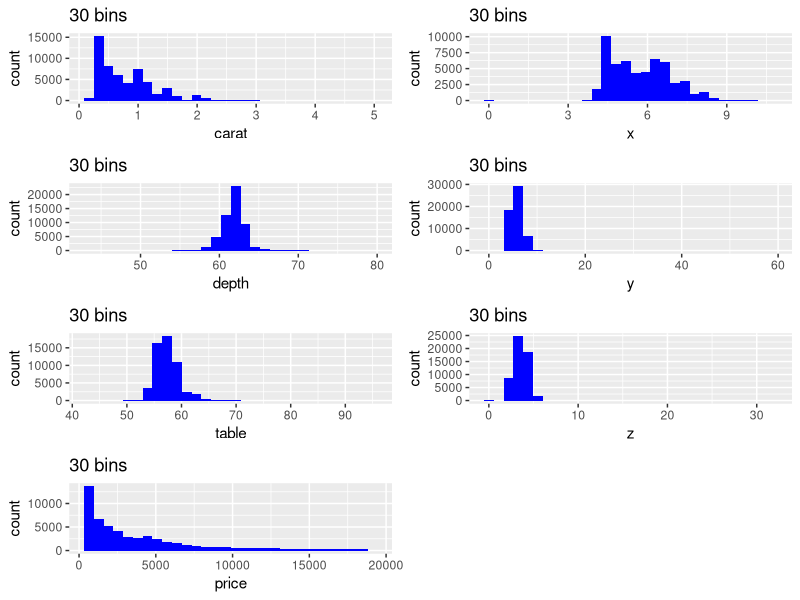

The R source for this figure: (Note: this script raises an error after producing the figure.)
library('ggplot2')
library('plyr')
library('grid')
library(reshape2)

is.binary <- function(v) {
  #The is.binary function determines whether a vector is binary
  #Input: a vector
  #Output: TRUE or FALSE
  x <- unique(v)  
  #check all the distinct and put those in a vector x
  length(x) - sum(is.na(x)) == 2L 
  #check to see if x only contains 2 distinct values
}

dataframe=diamonds
## Suppose that the test dataframe is diamonds
checkswitch<-list("on","off","grid")
# This is a check switch for make sure wheter the switch is on off or grid.
dataframe4=dataframe[sapply(dataframe,is.binary)]
## Set dataframe4 as the dataframe concerns the binary elements 


## subfunction1
subfunction1<-function(dataframe){ 
  # This function is a frequency table for every categorical and logical variable.
  # parameter: data_frame
  # type: any data frame
  # return: frequancy tables
  # type: list
  dataframe1=dataframe[sapply(dataframe,is.factor)]
  dataframe2=dataframe[sapply(dataframe,is.numeric)]
  dataframe3=dataframe[sapply(dataframe,is.logical)]
  dataframe4=dataframe[sapply(dataframe,is.binary)]
  s1=summary(dataframe1)
  s2=summary(dataframe3)
  list(s1,s2)
}
## e.g
subfunction1(diamonds)

## subfunction2
subfunction2<-function(dataframe){
  # This function is a summary statistics table for each numerical variable
  # parameter: data_frame
  # type: any data frame 
  # return: summary table
  # type: list 
  dataframe1=dataframe[sapply(dataframe,is.factor)]
  dataframe2=dataframe[sapply(dataframe,is.numeric)]
  dataframe3=dataframe[sapply(dataframe,is.logical)]
  dataframe4=dataframe[sapply(dataframe,is.binary)]
  summary(dataframe2)
}
## e.g
subfunction2(diamonds)

## subfunction3
subfunction3<-function(dataframe){
  # this function can accept any dataframe as a parameter and returns a dataframe 
  # that contains each pair of column names in the first column in a single string
  # separated by a -, e.g. for the variables x and y, the string is ?x-y?.
  # and calculate their corresponding r-square in the second column.
  # parameter: data_frame
  # type: any data frame
  # return: a two column data frame
  # type: data frame
  dataframe1=dataframe[sapply(dataframe,is.factor)]
  dataframe2=dataframe[sapply(dataframe,is.numeric)]
  dataframe3=dataframe[sapply(dataframe,is.logical)]
  dataframe4=dataframe[sapply(dataframe,is.binary)]
  a=colnames(dataframe2)
  Variable_Pairs=c()
  R_Square=c()
  for (i in 1:(length(a)-1)){
    for (j in (i+1):length(a)){
      # from the second column to the last column
      Variable_Pairs = c(Variable_Pairs,paste(a[i],a[j],sep='-'))
      # name1-name2
      R_Square=c(R_Square,summary(lm(formula = dataframe2))$r.square)
    }
  }
  return(data.frame(Variable_Pairs,R_Square))
}
## e.g
subfunction3(diamonds)  
## A data frame that contains each pair of column names in
## the first column(name the column "Variable Pairs") and the 
## addociated r-square value in the second column(name the column "R-Square")

## subfunction4
subfunction4<-function(dataframe,threshold){
  # this function can accept any dataframe as a parameter and returns a dataframe 
  # that contains each pair of column names in the first column in a single string
  # separated by a -, e.g. for the variables x and y, the string is ?x-y?.
  # and calculate their corresponding Pearson correlation coefficient in the second column.
  # And choose correlation coefficient (Pearson) for all coefficients whose absolute value 
  # is greater than the correlation threshold
  # parameter: data_frame (data frame)
  #            threshold (numeric)  
  # return: a two column data frame
  # type: data frame
  dataframe1=dataframe[sapply(dataframe,is.factor)]
  dataframe2=dataframe[sapply(dataframe,is.numeric)]
  dataframe3=dataframe[sapply(dataframe,is.logical)]
  dataframe4=dataframe[sapply(dataframe,is.binary)]
  a=colnames(dataframe2)
  Variable_Pairs=c()
  Pearson_Exceeds_Threshold=c()
  for (i in 1:(length(a)-1)){
    for (j in (i+1):length(a)){
      Variable_Pairs = c(Variable_Pairs,paste(a[i],a[j],sep='-'))
      f1=cor(dataframe2[i],dataframe2[j],method="pearson")
      Pearson_Exceeds_Threshold=c(Pearson_Exceeds_Threshold,f1)
    }
  }
  d1<-data.frame(Variable_Pairs,Pearson_Exceeds_Threshold)
  d1[! abs(d1$Pearson_Exceeds_Threshold) < threshold,]
}
## e.g
subfunction4(diamonds,0.7)
## A data frame contains each pair of colunm names in 
## the first column(name the column "Variable Pairs") and 
## correlation coefficient (Pearson) for all coefficients whose
## absolute value is greater than the correlation threshold 
## in the second column

multiplot <- function(..., plotlist=NULL, file, cols=1, layout=NULL) {
  
  # Make a list from the ... arguments and plotlist
  plots <- c(list(...), plotlist)
  
  numPlots = length(plots)
  
  # If layout is NULL, then use 'cols' to determine layout
  if (is.null(layout)) {
    # Make the panel
    # ncol: Number of columns of plots
    # nrow: Number of rows needed, calculated from # of cols
    layout <- matrix(seq(1, cols * ceiling(numPlots/cols)),
                     ncol = cols, nrow = ceiling(numPlots/cols))
  }
  
  if (numPlots==1) {
    print(plots[[1]])
    
  } else {
    # Set up the page
    grid.newpage()
    pushViewport(viewport(layout = grid.layout(nrow(layout), ncol(layout))))
    
    # Make each plot, in the correct location
    for (i in 1:numPlots) {
      # Get the i,j matrix positions of the regions that contain this subplot
      matchidx <- as.data.frame(which(layout == i, arr.ind = TRUE))
      
      print(plots[[i]], vp = viewport(layout.pos.row = matchidx$row,
                                      layout.pos.col = matchidx$col))
    }
  }
}

##plot histogram and bar 
plot_density_count <- function(data_frame,switch,vector){
  # This function works like this: If the plot switch parameter is “on” or “grid”,
  # then plot a pair of blue histograms with a vertical red line at the mean (one 
  # using counts and the other density) for every numerical variable at each number 
  # of bins integer specified in the bin vector parameter. If the plot switch is set 
  # to “grid”, there should be a grid for each count-bin combination and a separate 
  # grid for each density-bin size combination. For example, given 5 numeric variables 
  # and a vector of three bin number integers, the function should generate 30 individual 
  # plots or a total of 6 grid plots (with each grid plot containing 5 subplots).
  
  # parameters: data_frame (type:data frame,range:(0,1))
  #             switch (type:char,range:"on""off""grid")
  #             vector (type:vector,range:integers)
  
  # return: plots
  num <- data_frame[,sapply(data_frame,is.numeric)]    # extract numeric var from data frame
  
  # "on" condition
  if(switch == "on"){
    # use for loops to plot each pair of plots with different vars and different bins
    for(j in 1:length(vector)){
      for(i in 1:ncol(num)){
        # plot histogram for count and density
        p1 <- ggplot(num,aes(x=num[i]),color = "blue")+
          geom_histogram(fill="blue",bins = vector[j])+
          ggtitle(paste(colnames(num[i]),vector[j],sep=" bins="))+
          xlab(colnames(num[i]))+
          geom_vline(xintercept = mean(num[,i]),col="red")
        
        p2 <- ggplot(num,aes(x=num[i],..density..))+
          geom_histogram(fill="blue",bins = vector[j])+
          ggtitle(paste(colnames(num[i]),vector[j],sep=" bins="))+
          xlab(colnames(num[i]))+
          geom_vline(xintercept = mean(num[,i]),col="red")
        # create a new page
        grid.newpage()
        # split the screen into 2 parts.
        pushViewport(viewport(layout = grid.layout(2, 2, heights = unit(c(1, 8), "null"))))
        # add title into specific location
        title <- paste(colnames(num[i]),vector[j],sep=" bin=")
        grid.text(title, vp = viewport(layout.pos.row = 1, layout.pos.col = 1:2))
        # print plots in pairs
        print(p1, vp = viewport(layout.pos.row = 2, layout.pos.col = 1))
        print(p2, vp = viewport(layout.pos.row = 2, layout.pos.col = 2))
        
      }
    }
    
  }
  # other conditions
  else{
    # "grid" condition
    if(switch == "grid"){
      # use for loops to plot each grid(in each grid,subplots has the same var.) of plots with different vars and different bins
      for(j in 1:length(vector)){
        grid.newpage()
        his_count <-list()     # initial a list for count-plots
        his_density <- list()  # initial a list for density-plots
        for(i in 1:ncol(num)){
          # add plot to the count list
          his_count[[i]] <- ggplot(num, aes_string(colnames(num[i])), color = "blue") + 
            geom_histogram(fill="blue", bins=vector[j])+ 
            labs(title= paste(vector[j], "bins"))
        }
        # plot subplots into one plot
        multiplot(plotlist = his_count, cols = 2)  
        
        for(i in 1:ncol(num)){
          # add plot to the density list
          his_density <- ggplot(num, aes_string(colnames(num[i])), color = "blue") + 
            geom_histogram(aes(y= ..density..), fill="blue", bins=vector[j])+ 
            labs(title= paste(vector[j], "bins"))
        }
        # plot subplots into one plot
        multiplot(plotlist = his_density, cols = 3)  
      }
    }
  }
}
# check
plot_density_count(diamonds,"grid",c(30,70))
##If the plot switch parameter is "on" or "grid" then plot a pair of 
##blue histograms with a vertical red line at the mean for every numerical
##variable at each number of bins integer specified in the bin vector parameter.


explore<-function(dataframe,switch,threshold,vector){
  ## This function called explore that accepts the dataframe,
  ## a plot switch that can accept three values: off, on or grid
  ## a threshold cut-off value between 0 and 1
  ## a optional vector 
  ## Parameter:dataframe, switch, threshold value, vector c
  ## Return:a frequency table for every factor variables:
  ##        a summary statistics table for each numerical variables;
  ##        a dataframe with associated two column datas r-square
  ##        a dataframe with associated two column datas correlation coefficient which absolute value < threshold
  ##        a histogram(if switch on or grid)
  ##        a bar plot(if switch on or grid)
  result<-list(subfunction1(dataframe),subfunction2(dataframe),subfunction3(dataframe),
               subfunction4(dataframe,threshold))
  plot_density_count(dataframe,switch,vector)
  print(result)
}

#e.g
explore(diamonds,"grid",0.7,c(30,70))

